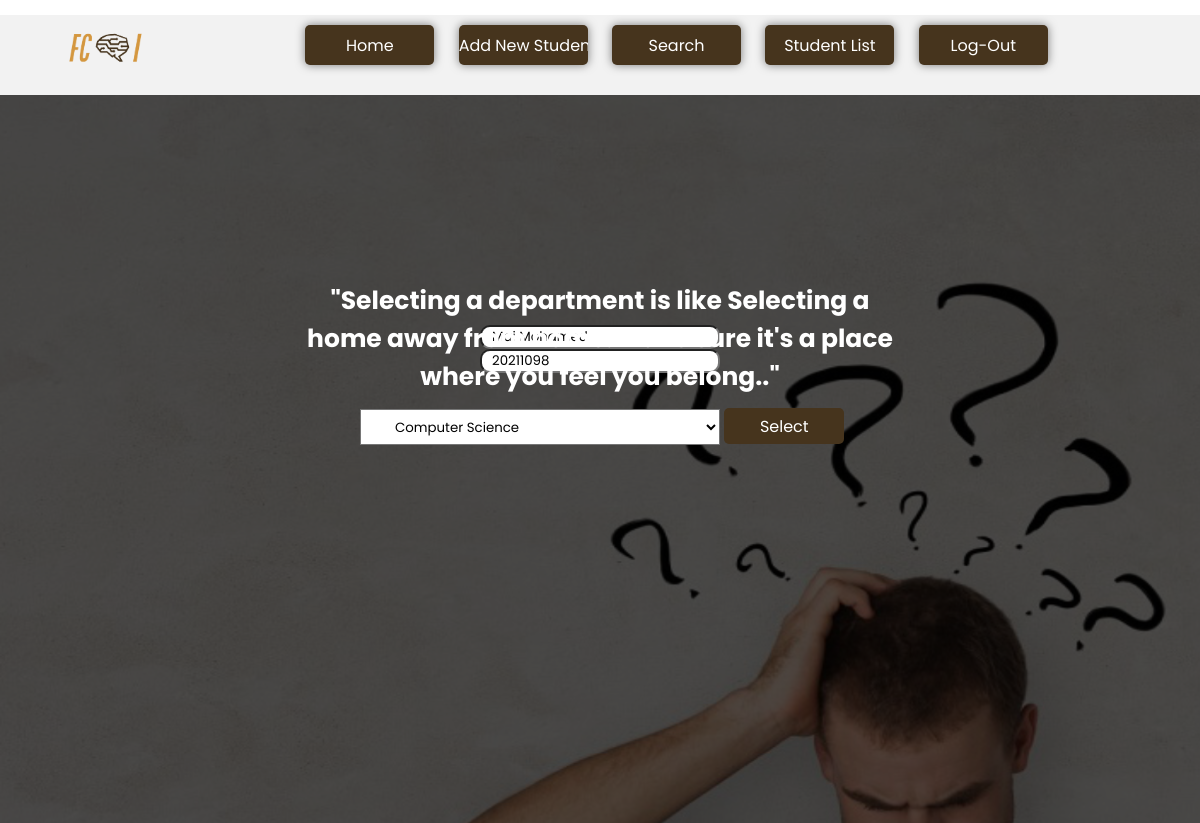
/selectdepartment/17, run on an earlier commit of the app's database.
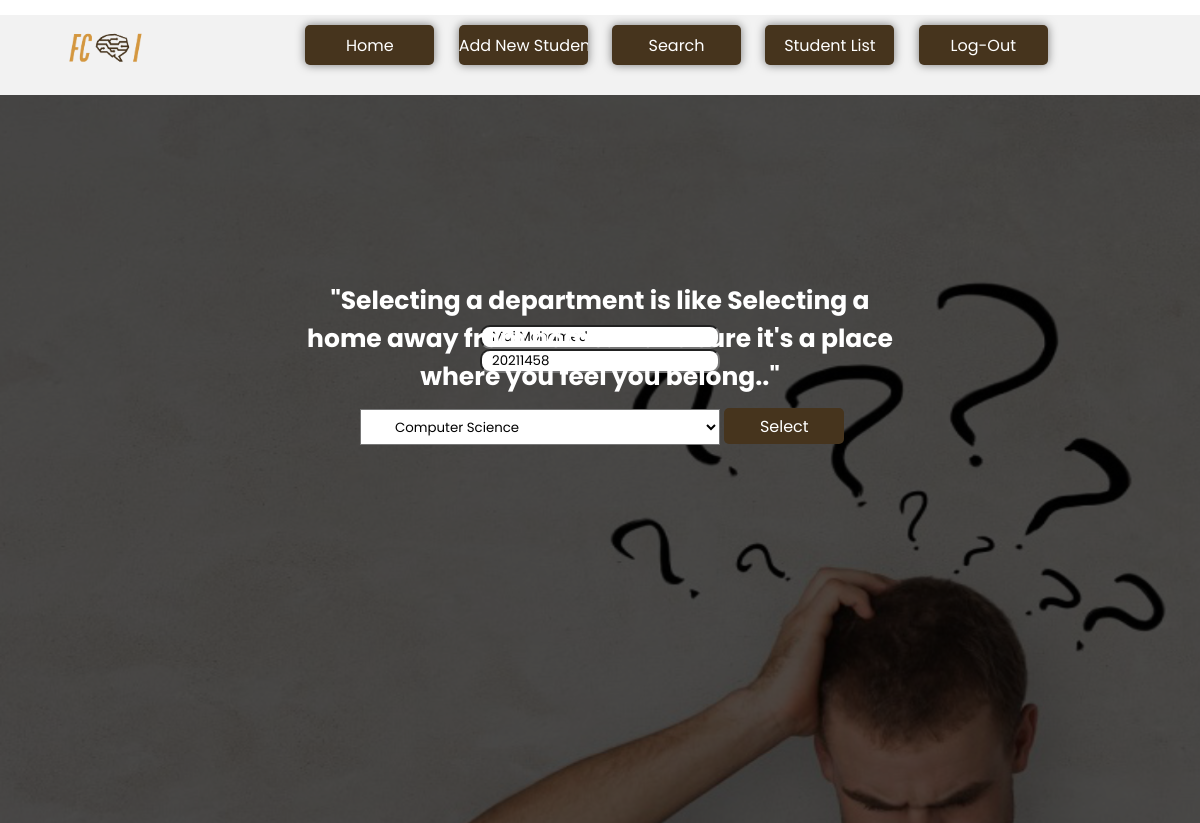
And on a later commit of the database.
### Students/models.py (models this page shows, shortened)
class Student(models.Model):
    Gender_Choices=[
        ('Select Gender','Select Gender'),
        ('Male','Male'),
        ('Female','Female')
    ]
    Status_Choices=[
        ('Select Status','Select Status'),
        ('Active','Active'),
        ('Inactive','Inactive')
    ]
    Level_Choices=[
        ('Select Level','Select Level'),
        ('1','1'),
        ('2','2'),
        ('3','3'),
        ('4','4')
    ]
    Dept_Choices=[
        ('Select Dept','Select Dept'),
        ('General','General'),
        ('Computer Science', 'Computer Science'),
        ('Information Systems', 'Information Systems'),
        ('Artificial Intelligence', 'Artificial Intelligence'),
        ('Information Technology', 'Information Technology'),
        ('Data Scince','Data Scince'),
        ('CyberSecurity','CyberSecurity'),
        ('BioInformatics','BioInformatics'),
        ('Decision Support','Decision Support'),
        ('Scientific Computing','Scientific Computing')
    ]
    name = models.CharField(max_length=50)
    student_id = models.CharField(max_length=8, unique=True)
    gpa = models.DecimalField(max_digits=3, decimal_places=2)
    phone_number = models.CharField(max_length=11)
    email = models.EmailField()
    birth_date = models.DateField()
    gender = models.CharField(max_length=13, choices=Gender_Choices)
    level = models.IntegerField(choices=Level_Choices)
    status = models.CharField(max_length=13, choices=Status_Choices)
    department = models.CharField(max_length=23, choices=Dept_Choices)

### Students/views.py (the view)
# urls.py: path('selectdepartment/<int:student_id>', views.SelectDepartment,
def SelectDepartment(request, student_id):
    student = get_object_or_404(Student, id=student_id)
    if (request.method == "POST"):
        dep = request.POST.get("Department")
        student.department = request.POST['Department']
        student.save()
        context = {
            'student': student,
        }
        return render(request, 'studentinfo.html', context)
    else:
        context = {
            'student': student,
        }
        return render(request, 'selectdepartment.html', context)

### Students/templates/selectdepartment.html (shortened to what this page needs)
{% load static %}
<html>
<head>
    <link rel="stylesheet" href="{% static 'css/selectdept.css' %}">
</head>
<body>
<div class="nav-container">
    <div class="navbar">
        <div class="logo">
            <a href="{% static 'afterlogin.html' %}">
                <img src="{% static 'img/ourlogo-removebg-preview.png' %}">
            </a>
        </div>
        <div class="menu-icons">
            <div class="menu-icons">
                <div class="button-container">
                    <a href="{% url 'AfterLogin' %}"><input type="button" value="Home"></a>
                    <a href="{% url 'AddStudentPage' %}"><input type="button" value="Add New Student"></a>
                    <a href="{% url 'search' %}"><input type="button" value="Search"></a>
                    <a href="{% url 'ListStudentPage' %}"><input type="button" value="Student List"></a>
                    <a href="{% url 'HomePage' %}"><input type="button" value="Log-Out"></a>
                </div>
            </div>
    </div>
</div>
<section>
    <div class="imgbx">
        <h2 style="position:absolute; top:50%; left:50%; transform:translate(-50%,-50%);font-size: 25px; color:white;">
            "Selecting a department is like Selecting a home away from home. Make sure it's a place where you feel you
            belong.."</h2>
        <br><br>
        <div class="form-box">
                <form>
                    <div class="Add">
                        <input type="text" id="name" value="{{ student.name }}">
                    </div>
                    <div class="Add">
                        <input type="text" id="ID" required value="{{ student.student_id }}">
                    </div>
                    <br>
                </form>
            </div>
        <form method="post">
            <select name="Department" id="Dep">
                <option value="CS" {% if student.department == 'CS' %}selected{% endif %}>Computer Science</option>
            </select>
            <input type="submit" value="Select" id="submit">
        </form>
    </div>
</section>
</body>
</html>

What changed in the data, as far as the page shows it:
changed Student "Mai Mohamed": student_id "20211098" → "20211458"
